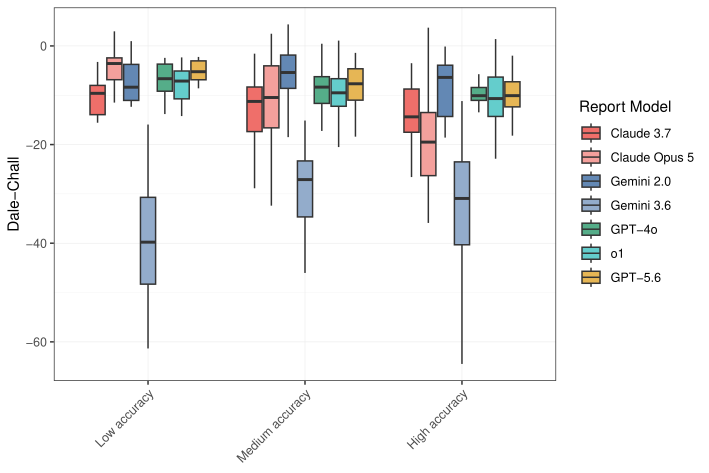

Source code (R):
# Load required libraries
library(ggplot2)
library(dplyr)
library(tidyr)
library(stringr)
library(tibble)
library(quanteda)
library(quanteda.textstats)

# Read and process data
url <- "https://docs.google.com/spreadsheets/d/1yFDcz5VEJg4iws9exABzG9eMF46wLGS38pWxalxQC-k/export?format=csv&gid=339476217"
mcq_data <- read.csv(url, check.names = F)
mcq_data[, "qid"] <- paste0(mcq_data$CaseStudy_ID, "_", mcq_data$Question_ID)

url <- 'https://docs.google.com/spreadsheets/d/1yFDcz5VEJg4iws9exABzG9eMF46wLGS38pWxalxQC-k/export?format=csv&gid=652035055'
case_data_raw <- read.csv(url, stringsAsFactors = FALSE, check.names = F)
case_data <- case_data_raw

# Read strategy data files
strategy1_old <- read.csv("data/APRIL15_MCQ_result_strategy1.csv", check.names = F)
strategy1_new <- read.csv("../../20260820-new_MCQ_analysis-LY/out/AUG11_MCQ_result_strategy1_merged_clean.csv", check.names = F)

colnames(strategy1_old) <- gsub("\\.", " ", colnames(strategy1_old))
colnames(strategy1_new) <- gsub("\\.", " ", colnames(strategy1_new))

strategy1 <- bind_rows(strategy1_old, strategy1_new)

# Process strategy1 data
strategy1$Info_check <- gsub("\\.", "", strategy1$Info_check)
strategy1 <- strategy1 |>
  filter(Info_check %in% c("Yes", "No"))
strategy1$correct <- as.character(strategy1$Answer) == as.character(strategy1$Model_return)
strategy1[, "qid"] <- paste0(strategy1$CaseStudy_ID, "_", strategy1$Question_ID)

# Merge strategy1 with case data
case_data_clean <- case_data[, !names(case_data) %in% setdiff(intersect(names(strategy1), names(case_data)), "Sample_ID")]
strategy1_case <- merge(strategy1, case_data_clean, by = "Sample_ID", all.x = TRUE)
mcq_data_clean <- mcq_data[, !names(mcq_data) %in% setdiff(intersect(names(strategy1_case), names(mcq_data)), "qid")]
strategy1_full <- merge(strategy1_case, mcq_data_clean, by = "qid", all.x = TRUE)
strategy1_full[, "report_model"] <- str_extract(strategy1_full$Report_name, "(?<=\\.)[^.]+(?:\\.[^.]+)*(?=\\.txt)")

# Read and process report texts
txt_list_old <- readRDS("data/LLM_300_reports.rds")
txt_list_new <- readRDS("../../20260820-new_MCQ_analysis-LY/out/LLM_new468_reports.rds")
txt_list <- c(txt_list_old, txt_list_new)

# Create reports dataframe
reports <- tibble(
  filename = names(txt_list),
  text = unlist(txt_list)
) |>
  mutate(model = str_extract(filename, "(claude-3-7-sonnet-20250219|claude-opus-5|gemini-2\\.0-flash|gemini-3\\.6-flash|gpt-4o|o1-2024-12-17|gpt-5\\.6-sol)"),
         case_id = str_remove(filename, "\\.(claude-3-7-sonnet-20250219|claude-opus-5|gemini-2\\.0-flash|gemini-3\\.6-flash|gpt-4o|o1-2024-12-17|gpt-5\\.6-sol)(-updated)?\\.txt$")
  )

# Get readability statistics
corp <- corpus(reports$text)
readability_metrics <- quanteda.textstats::textstat_readability(corp, 
                                                                measure = c("Dale.Chall.PSK", "Dale.Chall", "Flesch", 
                                                                            "Flesch.PSK", "Flesch.Kincaid", "FOG", "SMOG")) 
readability_results <- readability_metrics |>
  as_tibble() |>
  mutate(model = reports$model, case_id = reports$case_id)

# Fix base names for joining
readability_results_fixed <- readability_results |>
  mutate(
    base_name = gsub("-updated\\.txt$", ".txt", document)  # Replace -updated.txt with .txt
  )

# Calculate accuracy by report
strategy1_accuracy <- strategy1_full |>
  group_by(Report_name, report_model) |>
  summarise(avg_accuracy = mean(correct, na.rm = TRUE), .groups = "drop")

# Join readability with accuracy data
readability_joined <- readability_results_fixed |>
  left_join(strategy1_accuracy, by = c("base_name" = "Report_name"))

# Test the report-level correlation across all old and new report generators
pearson_test_readability_accuracy <- cor.test(
  readability_joined$Dale.Chall,
  readability_joined$avg_accuracy,
  method = "pearson",
  use = "complete.obs"
)

cat("\nNumber of reports included:",
    sum(complete.cases(readability_joined$Dale.Chall,
                       readability_joined$avg_accuracy)), "\n")
cat("Pearson correlation between New Dale-Chall and MCQ accuracy:",
    unname(pearson_test_readability_accuracy$estimate), "\n")
print(pearson_test_readability_accuracy)

# Create accuracy categories
readability_joined$accuracy_type <- ifelse(readability_joined$avg_accuracy > 0.3,
                                           ifelse(readability_joined$avg_accuracy >= 0.7, "High accuracy", "Medium accuracy"),
                                           "Low accuracy")

readability_joined$accuracy_type <- factor(readability_joined$accuracy_type, 
                                           levels = c("Low accuracy", "Medium accuracy", "High accuracy"))

# Update model names
readability_joined <- readability_joined |>
  mutate(report_model = recode(report_model,
                               "claude-3-7-sonnet-20250219" = "Claude 3.7",
                               "claude-opus-5" = "Claude Opus 5",
                               "gemini-2.0-flash" = "Gemini 2.0",
                               "gemini-3.6-flash" = "Gemini 3.6",
                               "gpt-4o" = "GPT-4o",
                               "o1-2024-12-17" = "o1",
                               "gpt-5.6-sol" = "GPT-5.6"
  ))

readability_joined$report_model <- factor(readability_joined$report_model,
                                          levels = c("Claude 3.7", "Claude Opus 5",
                                                     "Gemini 2.0", "Gemini 3.6",
                                                     "GPT-4o", "o1", "GPT-5.6"))

# Create the plot
fig.3d=ggplot(readability_joined, aes(x = accuracy_type, y = Dale.Chall, fill = report_model)) +
  geom_boxplot(outliers = FALSE) +  
  scale_fill_manual(values = c(
    "Claude 3.7" = "#EF6F6A",
    "Claude Opus 5" = "#F4A09C",
    "Gemini 2.0" = "#6388B4",
    "Gemini 3.6" = "#93ACCB",
    "GPT-4o" = "#55AD89",
    "o1" = "#64CDCC",
    "GPT-5.6" = "#E6B655"
  )) +  
  labs(
    x = NULL,
    y = "Dale-Chall",
    fill = "Report Model"
  ) +
  theme_bw() +
  theme(axis.text.x = element_text(angle = 45, hjust = 1),
        panel.grid.major = element_line(size = 0.2),  # thinner major grid lines
        panel.grid.minor = element_line(size = 0.1))



ggsave("Figure3D_Aug23.pdf",plot=fig.3d, width = 18, height = 12 , units = "cm")
